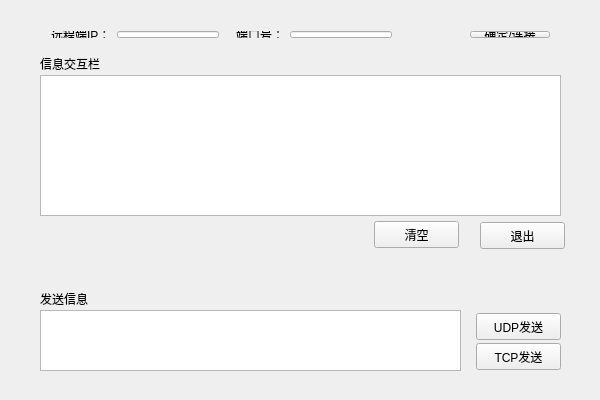
<?xml version="1.0" encoding="UTF-8"?>
<ui version="4.0">
 <class>Widget</class>
 <widget class="QWidget" name="Widget">
  <property name="geometry">
   <rect>
    <x>0</x>
    <y>0</y>
    <width>600</width>
    <height>400</height>
   </rect>
  </property>
  <property name="windowTitle">
   <string>Widget</string>
  </property>
  <widget class="QTextEdit" name="getEdit">
   <property name="enabled">
    <bool>true</bool>
   </property>
   <property name="geometry">
    <rect>
     <x>40</x>
     <y>75</y>
     <width>521</width>
     <height>141</height>
    </rect>
   </property>
   <property name="verticalScrollBarPolicy">
    <enum>Qt::ScrollBarAlwaysOff</enum>
   </property>
   <property name="readOnly">
    <bool>true</bool>
   </property>
  </widget>
  <widget class="QLabel" name="label">
   <property name="geometry">
    <rect>
     <x>40</x>
     <y>55</y>
     <width>71</width>
     <height>17</height>
    </rect>
   </property>
   <property name="text">
    <string>信息交互栏</string>
   </property>
  </widget>
  <widget class="QPushButton" name="udpSendButton">
   <property name="geometry">
    <rect>
     <x>476</x>
     <y>313</y>
     <width>85</width>
     <height>27</height>
    </rect>
   </property>
   <property name="text">
    <string>UDP发送</string>
   </property>
  </widget>
  <widget class="QPushButton" name="tcpSendButton">
   <property name="geometry">
    <rect>
     <x>476</x>
     <y>343</y>
     <width>85</width>
     <height>27</height>
    </rect>
   </property>
   <property name="text">
    <string>TCP发送</string>
   </property>
  </widget>
  <widget class="QLabel" name="label_2">
   <property name="geometry">
    <rect>
     <x>40</x>
     <y>290</y>
     <width>59</width>
     <height>17</height>
    </rect>
   </property>
   <property name="text">
    <string>发送信息</string>
   </property>
  </widget>
  <widget class="QTextEdit" name="sendEdit">
   <property name="geometry">
    <rect>
     <x>40</x>
     <y>310</y>
     <width>421</width>
     <height>61</height>
    </rect>
   </property>
  </widget>
  <widget class="QPushButton" name="clearButton">
   <property name="geometry">
    <rect>
     <x>374</x>
     <y>221</y>
     <width>85</width>
     <height>27</height>
    </rect>
   </property>
   <property name="text">
    <string>清空</string>
   </property>
  </widget>
  <widget class="QPushButton" name="exitButton">
   <property name="geometry">
    <rect>
     <x>480</x>
     <y>222</y>
     <width>85</width>
     <height>27</height>
    </rect>
   </property>
   <property name="text">
    <string>退出</string>
   </property>
  </widget>
  <widget class="QWidget" name="layoutWidget">
   <property name="geometry">
    <rect>
     <x>40</x>
     <y>20</y>
     <width>521</width>
     <height>29</height>
    </rect>
   </property>
   <layout class="QHBoxLayout" name="horizontalLayout">
    <item>
     <widget class="QLabel" name="label_3">
      <property name="text">
       <string>远程端IP：</string>
      </property>
     </widget>
    </item>
    <item>
     <widget class="QLineEdit" name="ipEdit"/>
    </item>
    <item>
     <spacer name="horizontalSpacer">
      <property name="orientation">
       <enum>Qt::Horizontal</enum>
      </property>
      <property name="sizeHint" stdset="0">
       <size>
        <width>18</width>
        <height>20</height>
       </size>
      </property>
     </spacer>
    </item>
    <item>
     <widget class="QLabel" name="label_4">
      <property name="text">
       <string>端口号：</string>
      </property>
     </widget>
    </item>
    <item>
     <widget class="QLineEdit" name="portEdit"/>
    </item>
    <item>
     <spacer name="horizontalSpacer_2">
      <property name="orientation">
       <enum>Qt::Horizontal</enum>
      </property>
      <property name="sizeHint" stdset="0">
       <size>
        <width>78</width>
        <height>20</height>
       </size>
      </property>
     </spacer>
    </item>
    <item>
     <widget class="QPushButton" name="configButton">
      <property name="text">
       <string>确定/连接</string>
      </property>
     </widget>
    </item>
   </layout>
  </widget>
 </widget>
 <layoutdefault spacing="6" margin="11"/>
 <resources/>
 <connections/>
</ui>
